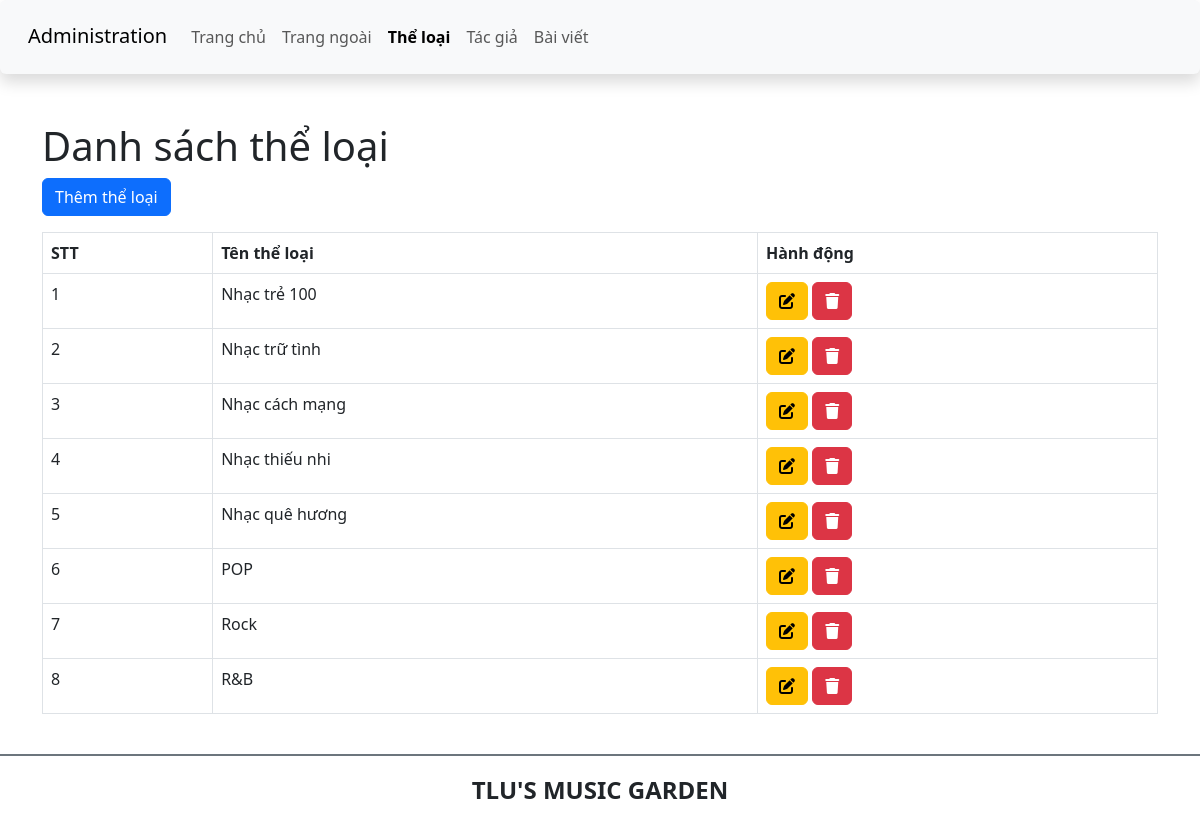
/btth02v2/views/category (signed in), run on the app's committed database.
### tables this page shows
CREATE TABLE `theloai` (
  `ma_tloai` int(10) UNSIGNED NOT NULL,
  `ten_tloai` varchar(50) NOT NULL
);

### btth02v2/controllers/CategoryController.php (called while the page is built, shortened)
<?php
require_once '../../services/CategoryService.php';
class CategoryController {
    private $categoryService;
    public function __construct() {
        $this->categoryService = new CategoryService();
    }
    public function list() {
        $categories = $this->categoryService->getAllCategories();
        include '../../views/category/list_category.php';
    }
}
?>

### btth02v2/configs/DBConnection.php (called while the page is built)
<?php
class DBConnection {
    private static $instance = null;
    private $conn;
    private $host = 'localhost';
    private $db = 'btth01_cse485';
    private $user = 'root';
    private $pass = '';
    private $charset = 'utf8mb4';
    private function __construct() {
        $dsn = "mysql:host=$this->host;dbname=$this->db;charset=$this->charset";
        $options = [
            PDO::ATTR_ERRMODE            => PDO::ERRMODE_EXCEPTION,
            PDO::ATTR_DEFAULT_FETCH_MODE => PDO::FETCH_ASSOC,
            PDO::ATTR_EMULATE_PREPARES   => false,
        ];
        try {
            $this->conn = new PDO($dsn, $this->user, $this->pass, $options);
        } catch (\PDOException $e) {
            throw new \PDOException($e->getMessage(), (int)$e->getCode());
        }
    }
    public static function getInstance() {
        if (!self::$instance) {
            self::$instance = new DBConnection();
        }
        return self::$instance;
    }
    public function getConnection() {
        return $this->conn;
    }
}
?>

### btth02v2/services/CategoryService.php (called while the page is built, shortened)
<?php
require_once '../../configs/DBConnection.php';
require_once '../../models/Category.php';
class CategoryService {
    private $conn;
    public function __construct() {
        $this->conn = DBConnection::getInstance()->getConnection();
    }
    public function getAllCategories() {
        $stmt = $this->conn->query("SELECT * FROM theloai");
        $categories = [];
        while ($row = $stmt->fetch()) {
            $categories[] = new Category($row['ma_tloai'], $row['ten_tloai']);
        }
        return $categories;
    }
}
?>

### btth02v2/models/Category.php (called while the page is built)
<?php
class Category {
    private $id;
    private $name;
    public function __construct($id, $name) {
        $this->id = $id;
        $this->name = $name;
    }
    public function getId() {
        return $this->id;
    }
    public function getName() {
        return $this->name;
    }
}
?>

### btth02v2/views/category/list_category.php (the view, shortened to what this page needs)
<?php
$isAdmin = isset($_SESSION['user_role']) && $_SESSION['user_role'] === 'admin';
?>
<!DOCTYPE html>
<html lang="en">
<head>
    <link href="https://cdn.jsdelivr.net/npm/bootstrap@5.3.0-alpha1/dist/css/bootstrap.min.css" rel="stylesheet">
</head>
<body>
    <div class="container mt-5">
        <h1>Danh sách thể loại</h1>
        <?php if ($isAdmin): ?>
            <a href="index.php?action=add" class="btn btn-primary mb-3">Thêm thể loại</a>
        <?php endif; ?>
        <table class="table table-bordered">
            <thead>
                <tr>
                    <th>STT</th>
                    <th>Tên thể loại</th>
                    <?php if ($isAdmin): ?>
                        <th>Hành động</th>
                    <?php endif; ?>
                </tr>
            </thead>
            <tbody>
                <?php foreach ($categories as $category): ?>
                    <tr>
                        <td><?php echo htmlspecialchars($category->getId()); ?></td>
                        <td><?php echo htmlspecialchars($category->getName()); ?></td>
                        <?php if ($isAdmin): ?>
                            <td>
                                <a href="index.php?action=edit&id=<?php echo $category->getId(); ?>" class="btn btn-warning"><i class="fa-solid fa-pen-to-square"></i></a>
                                <a href="index.php?action=delete&id=<?php echo $category->getId(); ?>" class="btn btn-danger"><i class="fa-solid fa-trash"></i></a>
                            </td>
                        <?php endif; ?>
                    </tr>
                <?php endforeach; ?>
            </tbody>
        </table>
    </div>
</body>
</html>

### data on the page
theloai: ma_tloai "1", ten_tloai "Nhạc trẻ 100"
theloai: ma_tloai "2", ten_tloai "Nhạc trữ tình"
theloai: ma_tloai "3", ten_tloai "Nhạc cách mạng"
theloai: ma_tloai "4", ten_tloai "Nhạc thiếu nhi"
theloai: ma_tloai "5", ten_tloai "Nhạc quê hương"
theloai: ma_tloai "6", ten_tloai "POP"
theloai: ma_tloai "7", ten_tloai "Rock"
theloai: ma_tloai "8", ten_tloai "R&B"
